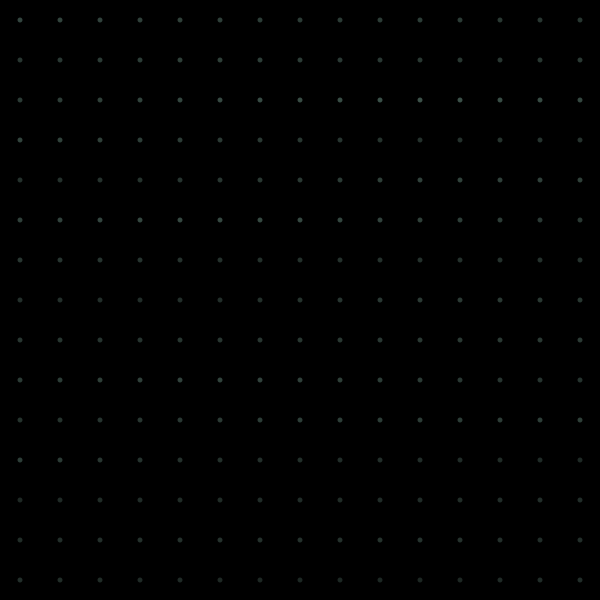
Frame 1 (no input)
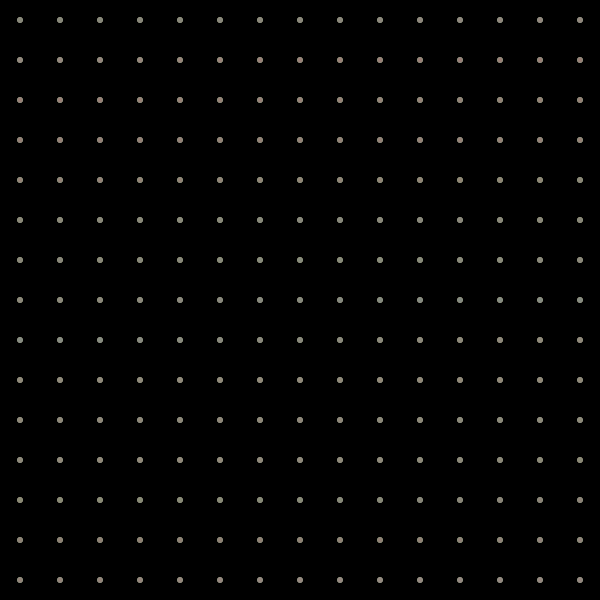
Frame 60 (the mouse pressed at the canvas centre just before this capture)
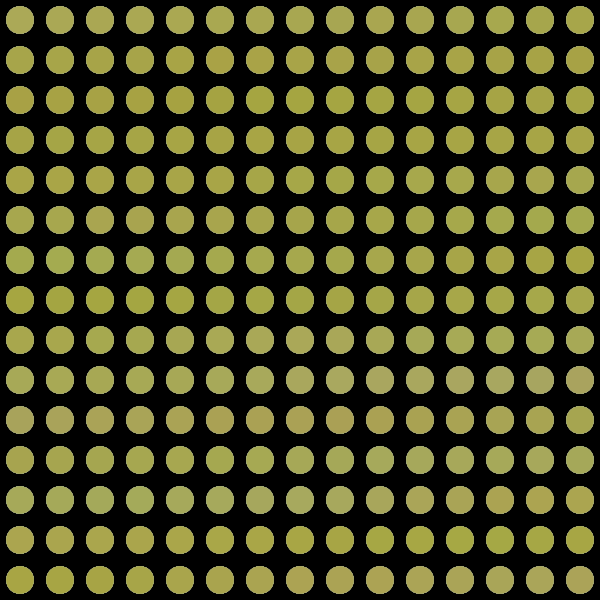
Frame 120 (the mouse held since frame 60 and released just before this capture)

The Processing sketch that drew these frames (run headless with seeded random() and noise(); from frame 60 on, the mouse is pressed at the canvas centre):

// Processing sketch: processing_173228
// ── processing_173228.pde

//Interact with this pattern quilt using your mouse position.
//Each of the extreme corners provides a distinct pattern
//Try out each of the corners and try transitioning between them

//Method for Guassian random number generation learned from Daniel Shiffman's Nature of Code

import java.util.*;

Random generator;
Random generator2;
Random generator3;
float cw;//circle width
float ch;//circle height
float t;//noise dimension interpreted as time

void setup() {
  size(600, 600);
  background(0);
  generator = new Random();
  generator2 = new Random();
  generator3 = new Random();
}

void draw() {
  float num = (float) generator.nextGaussian();
  float m = 150;
  float sd = 30;
  float num2 = (float) generator2.nextGaussian();
  float m2 = 150;
  float sd2 = 40;
  float num3 = (float) generator3.nextGaussian();
  float m3 = 120;
  float sd3 = 60;
  

  int r = (int) ((num * sd) + m);
  int g = (int) ((num2 * sd2) + m2);
  int b = (int) ((num3 * sd3) + m3);

  for (int y = 20; y <= height; y += 40) {
    for (int x = 20; x <= width; x += 40) {
      noStroke();
      float a = map(noise(t), 0, 1, 50, 150);
      fill(r, g, b, a);
      float cw = map(mouseX, 0, width, 5, 50);
      float ch = map(mouseY, 0, height, 5, 50);
      ellipse(x, y, cw, ch);
      t += 0.05;
    }
  }
}
